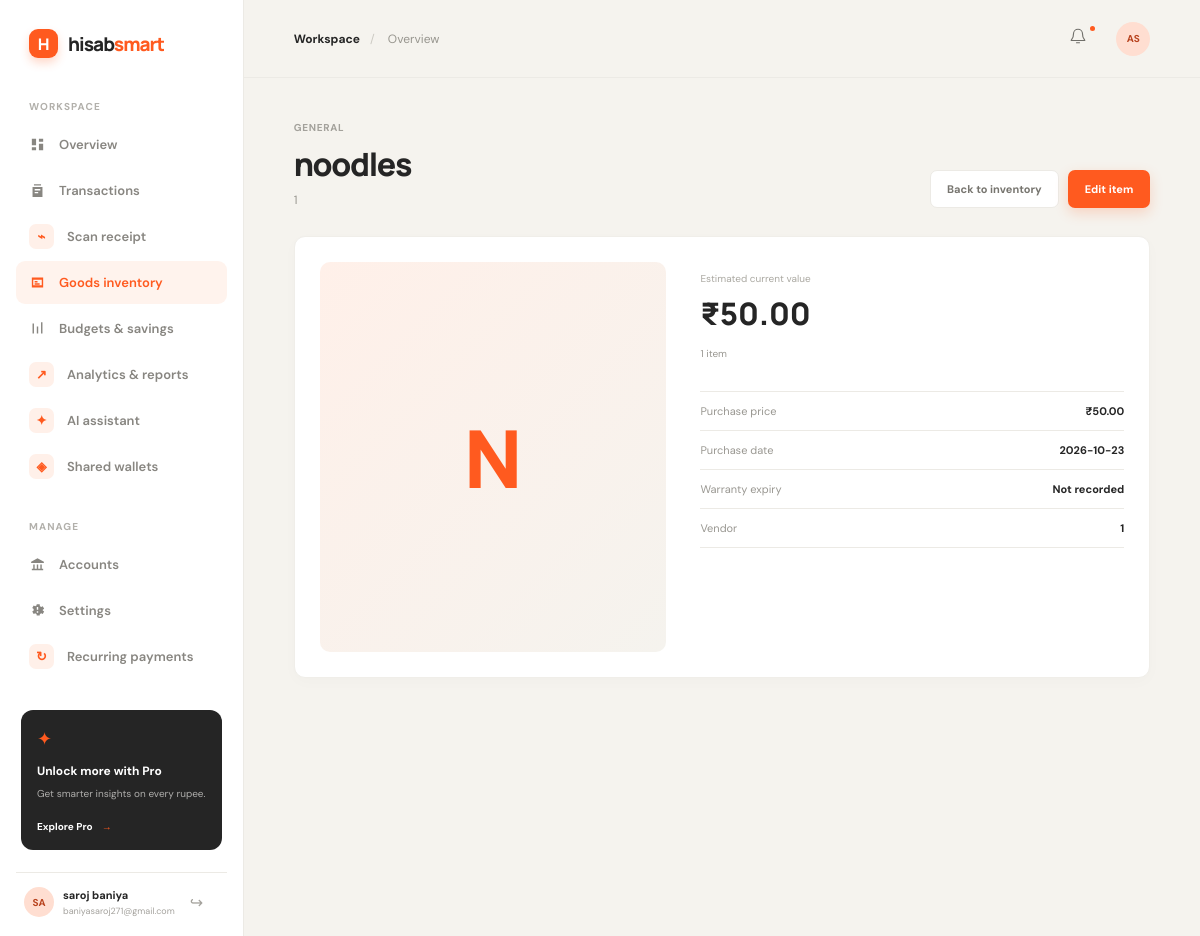
Page /goods/1 (signed in) on the committed database.
### tables this page shows
CREATE TABLE users (
    id INTEGER PRIMARY KEY AUTOINCREMENT,
    email TEXT NOT NULL UNIQUE COLLATE NOCASE,
    password_hash TEXT NOT NULL,
    full_name TEXT NOT NULL,
    created_at TEXT NOT NULL DEFAULT CURRENT_TIMESTAMP
);

CREATE TABLE goods (
    id INTEGER PRIMARY KEY AUTOINCREMENT,
    user_id INTEGER NOT NULL REFERENCES users(id) ON DELETE CASCADE,
    name TEXT NOT NULL,
    quantity INTEGER NOT NULL DEFAULT 1 CHECK (quantity > 0),
    unit_price REAL NOT NULL CHECK (unit_price >= 0),
    created_at TEXT NOT NULL DEFAULT CURRENT_TIMESTAMP
, category TEXT NOT NULL DEFAULT 'General', purchase_date TEXT NOT NULL DEFAULT '1970-01-01', vendor TEXT NOT NULL DEFAULT '', warranty_expiry TEXT, receipt_path TEXT, photo_path TEXT, notes TEXT NOT NULL DEFAULT '', estimated_value REAL NOT NULL DEFAULT 0);

### routes.py (the view)
@main_bp.route("/goods/<int:good_id>", methods=("GET",))
@login_required
def good_detail(good_id: int):
    good = get_owned_good(good_id)
    if good is None:
        return "Good not found", 404
    return render_template("good_detail.html", good=good)

### auth.py (called while the page is built)
def csrf_token() -> str:
    token = session.get("_csrf_token")
    if not token:
        token = secrets.token_urlsafe(32)
        session["_csrf_token"] = token
    return token

@auth_bp.before_app_request
def csrf_protect() -> None:
    if request.method == "POST":
        validate_csrf()

def load_logged_in_user() -> None:
    user_id = session.get("user_id")
    if user_id is None:
        g.user = None
        return
    g.user = get_db().execute(
        "SELECT id, email, full_name FROM users WHERE id = ?", (user_id,)
    ).fetchone()
    if g.user is None:
        session.clear()

def login_required(view: Callable[..., Any]) -> Callable[..., Any]:
    @wraps(view)
    def wrapped_view(**kwargs: Any) -> Any:
        if g.user is None:
            flash("Please log in to continue.", "error")
            return redirect(url_for("auth.login", next=request.path))
        return view(**kwargs)
    return wrapped_view

### db.py (called while the page is built)
def get_db() -> sqlite3.Connection:
    if "db" not in g:
        database = Path(current_app.config["DATABASE"])
        database.parent.mkdir(parents=True, exist_ok=True)
        g.db = sqlite3.connect(database)
        g.db.row_factory = sqlite3.Row
        g.db.execute("PRAGMA foreign_keys = ON")
    return g.db

### routes.py (called while the page is built)
def get_owned_good(good_id: int):
    return get_db().execute(
        "SELECT * FROM goods WHERE id = ? AND user_id = ?", (good_id, g.user["id"])
    ).fetchone()

### templates/good_detail.html (shortened to what this page needs)
{% extends "base.html" %}
{% block content %}
<div class="page-container goods-page"><div class="section-heading"><div><p class="eyebrow">{{ good.category }}</p><h1>{{ good.name }}</h1><p class="subheading">{{ good.vendor or 'Personal item' }}</p></div><div class="detail-actions"><a class="secondary-button" href="{{ url_for('main.goods') }}">Back to inventory</a><a class="primary-button" href="{{ url_for('main.edit_good', good_id=good.id) }}">Edit item</a></div></div>
<section class="panel good-detail"><div class="detail-image">{% if good.photo_path %}<img src="{{ url_for('main.good_file', good_id=good.id, kind='photo') }}" alt="{{ good.name }}">{% else %}<span>{{ good.name[:1]|upper }}</span>{% endif %}</div><div class="detail-content"><div class="detail-value"><small>Estimated current value</small><strong>₹{{ '%.2f'|format(good.estimated_value * good.quantity) }}</strong><span>{{ good.quantity }} item{{ '' if good.quantity == 1 else 's' }}</span></div><dl class="detail-list"><div><dt>Purchase price</dt><dd>₹{{ '%.2f'|format(good.unit_price * good.quantity) }}</dd></div><div><dt>Purchase date</dt><dd>{{ good.purchase_date }}</dd></div><div><dt>Warranty expiry</dt><dd>{{ good.warranty_expiry or 'Not recorded' }}</dd></div><div><dt>Vendor</dt><dd>{{ good.vendor or 'Not recorded' }}</dd></div></dl>{% if good.notes %}<div class="detail-notes"><strong>Notes</strong><p>{{ good.notes }}</p></div>{% endif %}{% if good.receipt_path %}<a class="panel-link" href="{{ url_for('main.good_file', good_id=good.id, kind='receipt') }}">Download receipt →</a>{% endif %}</div></section></div>
{% endblock %}

### templates/base.html (shortened to what this page needs)
<!doctype html>
<html lang="en">
<head>
    <link rel="stylesheet" href="{{ url_for('static', filename='css/style.css') }}">
</head>
<body>
{% if g.user %}
    <div class="app-shell">
        <aside class="sidebar" id="sidebar">
            <a class="brand" href="{{ url_for('main.dashboard') }}" aria-label="HisabSmart home">
                <span class="brand-mark">H</span>
                <span>hisab<span>smart</span></span>
            </a>
            <div class="sidebar-label">Workspace</div>
            <nav class="main-nav" aria-label="Main navigation">
                <a class="nav-item {% if request.endpoint == 'main.dashboard' %}active{% endif %}" href="{{ url_for('main.dashboard') }}">
                    <svg aria-hidden="true" viewBox="0 0 24 24"><path d="M4 13h6V4H4v9Zm0 7h6v-4H4v4Zm10 0h6v-9h-6v9Zm0-16v4h6V4h-6Z"/></svg>
                    Overview
                </a>
                <a class="nav-item {% if request.endpoint in ['main.transactions', 'main.edit_transaction'] %}active{% endif %}" href="{{ url_for('main.transactions') }}">
                    <svg aria-hidden="true" viewBox="0 0 24 24"><path d="M7 3h10v2H7V3Zm-2 4h14v14H5V7Zm3 3v2h8v-2H8Zm0 4v2h5v-2H8Z"/></svg>
                    Transactions
                </a>
                <a class="nav-item {% if request.endpoint in ['main.scan_receipt', 'main.review_receipt'] %}active{% endif %}" href="{{ url_for('main.scan_receipt') }}">
                    <span class="stat-icon expense-icon">⌁</span>
                    Scan receipt
                </a>
                <a class="nav-item {% if request.endpoint in ['main.goods', 'main.new_good', 'main.good_detail', 'main.edit_good'] %}active{% endif %}" href="{{ url_for('main.goods') }}">
                    <svg aria-hidden="true" viewBox="0 0 24 24"><path d="M4 5h16v14H4V5Zm2 3v8h12V8H6Zm2 2h4v2H8v-2Zm0 3h7v2H8v-2Z"/></svg>
                    Goods inventory
                </a>
                <a class="nav-item {% if request.endpoint in ['main.budgets', 'main.savings', 'main.delete_budget', 'main.delete_savings_goal', 'main.add_bill'] %}active{% endif %}" href="{{ url_for('main.budgets') }}">
                    <svg aria-hidden="true" viewBox="0 0 24 24"><path d="M5 19V5h2v14H5Zm6 0V9h2v10h-2Zm6 0V3h2v16h-2Z"/></svg>
                    Budgets & savings
                </a>
                <a class="nav-item {% if request.endpoint in ['main.reports', 'main.export_report'] %}active{% endif %}" href="{{ url_for('main.reports') }}">
                    <span class="stat-icon expense-icon">↗</span>
                    Analytics & reports
                </a>
                <a class="nav-item {% if request.endpoint == 'main.assistant' %}active{% endif %}" href="{{ url_for('main.assistant') }}">
                    <span class="stat-icon expense-icon">✦</span>
                    AI assistant
                </a>
                <a class="nav-item {% if request.endpoint in ['main.wallets', 'main.wallet_detail', 'main.invite_wallet_member', 'main.update_wallet_role', 'main.settle_wallet'] %}active{% endif %}" href="{{ url_for('main.wallets') }}">
                    <span class="stat-icon expense-icon">◈</span>
                    Shared wallets
                </a>
            </nav>
            <div class="sidebar-label">Manage</div>
            <nav class="main-nav" aria-label="Management navigation">
                <a class="nav-item {% if request.endpoint == 'main.accounts' %}active{% endif %}" href="{{ url_for('main.accounts') }}">
                    <svg aria-hidden="true" viewBox="0 0 24 24"><path d="M12 3 3 8v2h18V8l-9-5Zm-6 9v6H4v2h16v-2h-2v-6h-2v6h-3v-6h-2v6H8v-6H6Z"/></svg>
                    Accounts
                </a>
                <a class="nav-item {% if request.endpoint == 'main.settings' %}active{% endif %}" href="{{ url_for('main.settings') }}">
                    <svg aria-hidden="true" viewBox="0 0 24 24"><path d="m19.4 13 .1-1-.1-1 2-1.5-2-3.4-2.3 1a7.8 7.8 0 0 0-1.7-1L15.1 3h-4.2l-.3 2.1a7.8 7.8 0 0 0-1.7 1l-2.3-1-2 3.4 2 1.5-.1 1 .1 1-2 1.5 2 3.4 2.3-1c.5.4 1.1.7 1.7 1l.3 2.1h4.2l.3-2.1c.6-.3 1.2-.6 1.7-1l2.3 1 2-3.4-2-1.5ZM13 15h-2v-2h2v2Zm0-4h-2V7h2v4Z"/></svg>
                    Settings
                </a>
                <a class="nav-item {% if request.endpoint in ['main.recurring', 'main.edit_recurring', 'main.recurring_action'] %}active{% endif %}" href="{{ url_for('main.recurring') }}">
                    <span class="stat-icon expense-icon">↻</span>
                    Recurring payments
                </a>
            </nav>
            <div class="sidebar-bottom">
                <div class="upgrade-card">
                    <div class="upgrade-icon">✦</div>
                    <strong>Unlock more with Pro</strong>
                    <p>Get smarter insights on every rupee.</p>
                    <button class="text-button">Explore Pro <span>→</span></button>
                </div>
                <div class="user-mini">
                    <div class="avatar">{{ g.user.full_name[:2]|upper }}</div>
                    <div><strong>{{ g.user.full_name }}</strong><small>{{ g.user.email }}</small></div>
                    <form method="post" action="{{ url_for('auth.logout') }}">
                        <button class="more-button" type="submit" aria-label="Log out">↪</button>
                    </form>
                </div>
            </div>
        </aside>
        <main class="main-content">
            <header class="topbar">
                <div class="breadcrumb"><span>Workspace</span><b>/</b> Overview</div>
                <div class="topbar-actions">
                    <button class="icon-button notification-button" aria-label="Notifications">
                        <svg viewBox="0 0 24 24" aria-hidden="true"><path d="M18 9a6 6 0 0 0-12 0c0 7-3 7-3 9h18c0-2-3-2-3-9Zm-8 12h4"/></svg>
                        <i></i>
                    </button>
                    <button class="avatar top-avatar" aria-label="Open profile">AS</button>
                </div>
            </header>
{% else %}
    <main class="auth-main">
{% endif %}
{% block content %}{% endblock %}
{% if g.user %}</main></div>{% else %}</main>{% endif %}
</body>
</html>

### rows in the picture
users: user "SA", user.full_name "saroj baniya", user.email "baniyasaroj271@gmail.com"
goods: category "GENERAL", name "noodles", vendor "1", name "N", good.estimated_value*good.quantity "50.00", quantity "1", good.unit_price*good.quantity "50.00", purchase_date "2026-10-23"

### other values in the picture
{{ good.warranty_expiry or 'Not recorded' }} "Not recorded"
